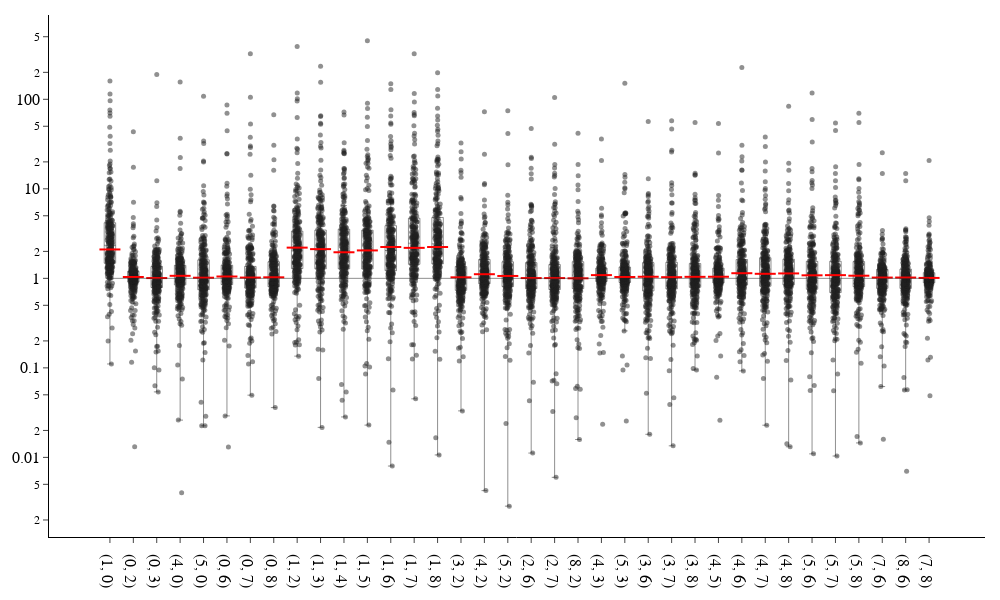

The cell this chart's notebook holds for it:
### Code cell
fig = BaseFigure()
medians_exp = []
xlabels_exp = []
BLACK = Color.Hex("212121")
SUBSAMPLE = 256
np.random.seed(42)
for k, v in pairs:
    k1, k2 = k
    ratios = np.array([b/a for a, b in v])
    median = np.median(ratios)
    if median < 1:
        ratios = 1/ratios
        k = (k2, k1)
        median = 1/median
    xlabels_exp.append(k)
    medians_exp.append(median)
    if SUBSAMPLE > 0 and len(ratios) > SUBSAMPLE:
        ratios = np.random.choice(ratios, size=SUBSAMPLE, replace=False)

    fig.add_trace(go.Box(
        y=ratios,
        marker=dict(
            size=5,
            color=BLACK.Fade(0.5).color_value,
        ),
        line=dict(
            width=0.5,
            color=BLACK.color_value,
        ),
        fillcolor = COLORS.TRANSPARENT,
        pointpos = 0,
        boxpoints='all',
        jitter=0.5,
        name=f"{k}",
        showlegend=False,
    ))

fig.add_trace(go.Scatter(
    x=[f"{k}" for k in xlabels_exp],
    y=[v for v in medians_exp],
    mode='markers',
    marker=dict(
        size=15,
        symbol="line-ew",
        line=dict(
            width=2,
            color=COLORS.RED,
        ),
        # color=BLACK.color_value,
    ),
    showlegend=False,
))

fig.add_trace(go.Scatter(
    x=[f"{k}" for k in xlabels_exp],
    y=[1 for _ in xlabels_exp],
    mode='lines',
    line=dict(
        width=1,
        color=BLACK.Fade(0.5).color_value,
    ),
    showlegend=False,
))
fig = ApplyTemplate(
    fig,
    axis={
        "1 1 y": dict(type="log")
    }
)
fig.show()

### Figure 1 — Plotly figure (JSON) as saved in the notebook; plotly's stock layout.template omitted (floating-point values rounded to 4 significant figures; data arrays with more than 128 entries replaced by an {"elided": "..."} marker saying what was removed)
{"data": [{"boxpoints": "all", "fillcolor": "rgba(0,0,0,0)", "jitter": 0.5, "line": {"color": "rgba(33.0000,33.0000,33.0000,1.0000)", "width": 0.5}, "marker": {"color": "rgba(33.0000,33.0000,33.0000,0.5000)", "size": 5}, "name": "(1, 0)", "pointpos": 0, "showlegend": false, "type": "box", "y": {"elided": "256 float values"}}, {"boxpoints": "all", "fillcolor": "rgba(0,0,0,0)", "jitter": 0.5, "line": {"color": "rgba(33.0000,33.0000,33.0000,1.0000)", "width": 0.5}, "marker": {"color": "rgba(33.0000,33.0000,33.0000,0.5000)", "size": 5}, "name": "(0, 2)", "pointpos": 0, "showlegend": false, "type": "box", "y": {"elided": "256 float values"}}, {"boxpoints": "all", "fillcolor": "rgba(0,0,0,0)", "jitter": 0.5, "line": {"color": "rgba(33.0000,33.0000,33.0000,1.0000)", "width": 0.5}, "marker": {"color": "rgba(33.0000,33.0000,33.0000,0.5000)", "size": 5}, "name": "(0, 3)", "pointpos": 0, "showlegend": false, "type": "box", "y": {"elided": "256 float values"}}, {"boxpoints": "all", "fillcolor": "rgba(0,0,0,0)", "jitter": 0.5, "line": {"color": "rgba(33.0000,33.0000,33.0000,1.0000)", "width": 0.5}, "marker": {"color": "rgba(33.0000,33.0000,33.0000,0.5000)", "size": 5}, "name": "(4, 0)", "pointpos": 0, "showlegend": false, "type": "box", "y": {"elided": "256 float values"}}, {"boxpoints": "all", "fillcolor": "rgba(0,0,0,0)", "jitter": 0.5, "line": {"color": "rgba(33.0000,33.0000,33.0000,1.0000)", "width": 0.5}, "marker": {"color": "rgba(33.0000,33.0000,33.0000,0.5000)", "size": 5}, "name": "(5, 0)", "pointpos": 0, "showlegend": false, "type": "box", "y": {"elided": "256 float values"}}, {"boxpoints": "all", "fillcolor": "rgba(0,0,0,0)", "jitter": 0.5, "line": {"color": "rgba(33.0000,33.0000,33.0000,1.0000)", "width": 0.5}, "marker": {"color": "rgba(33.0000,33.0000,33.0000,0.5000)", "size": 5}, "name": "(0, 6)", "pointpos": 0, "showlegend": false, "type": "box", "y": {"elided": "256 float values"}}, {"boxpoints": "all", "fillcolor": "rgba(0,0,0,0)", "jitter": 0.5, "line": {"color": "rgba(33.0000,33.0000,33.0000,1.0000)", "width": 0.5}, "marker": {"color": "rgba(33.0000,33.0000,33.0000,0.5000)", "size": 5}, "name": "(0, 7)", "pointpos": 0, "showlegend": false, "type": "box", "y": {"elided": "256 float values"}}, {"boxpoints": "all", "fillcolor": "rgba(0,0,0,0)", "jitter": 0.5, "line": {"color": "rgba(33.0000,33.0000,33.0000,1.0000)", "width": 0.5}, "marker": {"color": "rgba(33.0000,33.0000,33.0000,0.5000)", "size": 5}, "name": "(0, 8)", "pointpos": 0, "showlegend": false, "type": "box", "y": {"elided": "256 float values"}}, {"boxpoints": "all", "fillcolor": "rgba(0,0,0,0)", "jitter": 0.5, "line": {"color": "rgba(33.0000,33.0000,33.0000,1.0000)", "width": 0.5}, "marker": {"color": "rgba(33.0000,33.0000,33.0000,0.5000)", "size": 5}, "name": "(1, 2)", "pointpos": 0, "showlegend": false, "type": "box", "y": {"elided": "256 float values"}}, {"boxpoints": "all", "fillcolor": "rgba(0,0,0,0)", "jitter": 0.5, "line": {"color": "rgba(33.0000,33.0000,33.0000,1.0000)", "width": 0.5}, "marker": {"color": "rgba(33.0000,33.0000,33.0000,0.5000)", "size": 5}, "name": "(1, 3)", "pointpos": 0, "showlegend": false, "type": "box", "y": {"elided": "256 float values"}}, {"boxpoints": "all", "fillcolor": "rgba(0,0,0,0)", "jitter": 0.5, "line": {"color": "rgba(33.0000,33.0000,33.0000,1.0000)", "width": 0.5}, "marker": {"color": "rgba(33.0000,33.0000,33.0000,0.5000)", "size": 5}, "name": "(1, 4)", "pointpos": 0, "showlegend": false, "type": "box", "y": {"elided": "256 float values"}}, {"boxpoints": "all", "fillcolor": "rgba(0,0,0,0)", "jitter": 0.5, "line": {"color": "rgba(33.0000,33.0000,33.0000,1.0000)", "width": 0.5}, "marker": {"color": "rgba(33.0000,33.0000,33.0000,0.5000)", "size": 5}, "name": "(1, 5)", "pointpos": 0, "showlegend": false, "type": "box", "y": {"elided": "256 float values"}}, {"boxpoints": "all", "fillcolor": "rgba(0,0,0,0)", "jitter": 0.5, "line": {"color": "rgba(33.0000,33.0000,33.0000,1.0000)", "width": 0.5}, "marker": {"color": "rgba(33.0000,33.0000,33.0000,0.5000)", "size": 5}, "name": "(1, 6)", "pointpos": 0, "showlegend": false, "type": "box", "y": {"elided": "256 float values"}}, {"boxpoints": "all", "fillcolor": "rgba(0,0,0,0)", "jitter": 0.5, "line": {"color": "rgba(33.0000,33.0000,33.0000,1.0000)", "width": 0.5}, "marker": {"color": "rgba(33.0000,33.0000,33.0000,0.5000)", "size": 5}, "name": "(1, 7)", "pointpos": 0, "showlegend": false, "type": "box", "y": {"elided": "256 float values"}}, {"boxpoints": "all", "fillcolor": "rgba(0,0,0,0)", "jitter": 0.5, "line": {"color": "rgba(33.0000,33.0000,33.0000,1.0000)", "width": 0.5}, "marker": {"color": "rgba(33.0000,33.0000,33.0000,0.5000)", "size": 5}, "name": "(1, 8)", "pointpos": 0, "showlegend": false, "type": "box", "y": {"elided": "256 float values"}}, {"boxpoints": "all", "fillcolor": "rgba(0,0,0,0)", "jitter": 0.5, "line": {"color": "rgba(33.0000,33.0000,33.0000,1.0000)", "width": 0.5}, "marker": {"color": "rgba(33.0000,33.0000,33.0000,0.5000)", "size": 5}, "name": "(3, 2)", "pointpos": 0, "showlegend": false, "type": "box", "y": {"elided": "256 float values"}}, {"boxpoints": "all", "fillcolor": "rgba(0,0,0,0)", "jitter": 0.5, "line": {"color": "rgba(33.0000,33.0000,33.0000,1.0000)", "width": 0.5}, "marker": {"color": "rgba(33.0000,33.0000,33.0000,0.5000)", "size": 5}, "name": "(4, 2)", "pointpos": 0, "showlegend": false, "type": "box", "y": {"elided": "256 float values"}}, {"boxpoints": "all", "fillcolor": "rgba(0,0,0,0)", "jitter": 0.5, "line": {"color": "rgba(33.0000,33.0000,33.0000,1.0000)", "width": 0.5}, "marker": {"color": "rgba(33.0000,33.0000,33.0000,0.5000)", "size": 5}, "name": "(5, 2)", "pointpos": 0, "showlegend": false, "type": "box", "y": {"elided": "256 float values"}}, {"boxpoints": "all", "fillcolor": "rgba(0,0,0,0)", "jitter": 0.5, "line": {"color": "rgba(33.0000,33.0000,33.0000,1.0000)", "width": 0.5}, "marker": {"color": "rgba(33.0000,33.0000,33.0000,0.5000)", "size": 5}, "name": "(2, 6)", "pointpos": 0, "showlegend": false, "type": "box", "y": {"elided": "256 float values"}}, {"boxpoints": "all", "fillcolor": "rgba(0,0,0,0)", "jitter": 0.5, "line": {"color": "rgba(33.0000,33.0000,33.0000,1.0000)", "width": 0.5}, "marker": {"color": "rgba(33.0000,33.0000,33.0000,0.5000)", "size": 5}, "name": "(2, 7)", "pointpos": 0, "showlegend": false, "type": "box", "y": {"elided": "256 float values"}}, {"boxpoints": "all", "fillcolor": "rgba(0,0,0,0)", "jitter": 0.5, "line": {"color": "rgba(33.0000,33.0000,33.0000,1.0000)", "width": 0.5}, "marker": {"color": "rgba(33.0000,33.0000,33.0000,0.5000)", "size": 5}, "name": "(8, 2)", "pointpos": 0, "showlegend": false, "type": "box", "y": {"elided": "256 float values"}}, {"boxpoints": "all", "fillcolor": "rgba(0,0,0,0)", "jitter": 0.5, "line": {"color": "rgba(33.0000,33.0000,33.0000,1.0000)", "width": 0.5}, "marker": {"color": "rgba(33.0000,33.0000,33.0000,0.5000)", "size": 5}, "name": "(4, 3)", "pointpos": 0, "showlegend": false, "type": "box", "y": {"elided": "256 float values"}}, {"boxpoints": "all", "fillcolor": "rgba(0,0,0,0)", "jitter": 0.5, "line": {"color": "rgba(33.0000,33.0000,33.0000,1.0000)", "width": 0.5}, "marker": {"color": "rgba(33.0000,33.0000,33.0000,0.5000)", "size": 5}, "name": "(5, 3)", "pointpos": 0, "showlegend": false, "type": "box", "y": {"elided": "256 float values"}}, {"boxpoints": "all", "fillcolor": "rgba(0,0,0,0)", "jitter": 0.5, "line": {"color": "rgba(33.0000,33.0000,33.0000,1.0000)", "width": 0.5}, "marker": {"color": "rgba(33.0000,33.0000,33.0000,0.5000)", "size": 5}, "name": "(3, 6)", "pointpos": 0, "showlegend": false, "type": "box", "y": {"elided": "256 float values"}}, {"boxpoints": "all", "fillcolor": "rgba(0,0,0,0)", "jitter": 0.5, "line": {"color": "rgba(33.0000,33.0000,33.0000,1.0000)", "width": 0.5}, "marker": {"color": "rgba(33.0000,33.0000,33.0000,0.5000)", "size": 5}, "name": "(3, 7)", "pointpos": 0, "showlegend": false, "type": "box", "y": {"elided": "256 float values"}}, {"boxpoints": "all", "fillcolor": "rgba(0,0,0,0)", "jitter": 0.5, "line": {"color": "rgba(33.0000,33.0000,33.0000,1.0000)", "width": 0.5}, "marker": {"color": "rgba(33.0000,33.0000,33.0000,0.5000)", "size": 5}, "name": "(3, 8)", "pointpos": 0, "showlegend": false, "type": "box", "y": {"elided": "256 float values"}}, {"boxpoints": "all", "fillcolor": "rgba(0,0,0,0)", "jitter": 0.5, "line": {"color": "rgba(33.0000,33.0000,33.0000,1.0000)", "width": 0.5}, "marker": {"color": "rgba(33.0000,33.0000,33.0000,0.5000)", "size": 5}, "name": "(4, 5)", "pointpos": 0, "showlegend": false, "type": "box", "y": {"elided": "256 float values"}}, {"boxpoints": "all", "fillcolor": "rgba(0,0,0,0)", "jitter": 0.5, "line": {"color": "rgba(33.0000,33.0000,33.0000,1.0000)", "width": 0.5}, "marker": {"color": "rgba(33.0000,33.0000,33.0000,0.5000)", "size": 5}, "name": "(4, 6)", "pointpos": 0, "showlegend": false, "type": "box", "y": {"elided": "256 float values"}}, {"boxpoints": "all", "fillcolor": "rgba(0,0,0,0)", "jitter": 0.5, "line": {"color": "rgba(33.0000,33.0000,33.0000,1.0000)", "width": 0.5}, "marker": {"color": "rgba(33.0000,33.0000,33.0000,0.5000)", "size": 5}, "name": "(4, 7)", "pointpos": 0, "showlegend": false, "type": "box", "y": {"elided": "256 float values"}}, {"boxpoints": "all", "fillcolor": "rgba(0,0,0,0)", "jitter": 0.5, "line": {"color": "rgba(33.0000,33.0000,33.0000,1.0000)", "width": 0.5}, "marker": {"color": "rgba(33.0000,33.0000,33.0000,0.5000)", "size": 5}, "name": "(4, 8)", "pointpos": 0, "showlegend": false, "type": "box", "y": {"elided": "256 float values"}}, {"boxpoints": "all", "fillcolor": "rgba(0,0,0,0)", "jitter": 0.5, "line": {"color": "rgba(33.0000,33.0000,33.0000,1.0000)", "width": 0.5}, "marker": {"color": "rgba(33.0000,33.0000,33.0000,0.5000)", "size": 5}, "name": "(5, 6)", "pointpos": 0, "showlegend": false, "type": "box", "y": {"elided": "256 float values"}}, {"boxpoints": "all", "fillcolor": "rgba(0,0,0,0)", "jitter": 0.5, "line": {"color": "rgba(33.0000,33.0000,33.0000,1.0000)", "width": 0.5}, "marker": {"color": "rgba(33.0000,33.0000,33.0000,0.5000)", "size": 5}, "name": "(5, 7)", "pointpos": 0, "showlegend": false, "type": "box", "y": {"elided": "256 float values"}}, {"boxpoints": "all", "fillcolor": "rgba(0,0,0,0)", "jitter": 0.5, "line": {"color": "rgba(33.0000,33.0000,33.0000,1.0000)", "width": 0.5}, "marker": {"color": "rgba(33.0000,33.0000,33.0000,0.5000)", "size": 5}, "name": "(5, 8)", "pointpos": 0, "showlegend": false, "type": "box", "y": {"elided": "256 float values"}}, {"boxpoints": "all", "fillcolor": "rgba(0,0,0,0)", "jitter": 0.5, "line": {"color": "rgba(33.0000,33.0000,33.0000,1.0000)", "width": 0.5}, "marker": {"color": "rgba(33.0000,33.0000,33.0000,0.5000)", "size": 5}, "name": "(7, 6)", "pointpos": 0, "showlegend": false, "type": "box", "y": {"elided": "256 float values"}}, {"boxpoints": "all", "fillcolor": "rgba(0,0,0,0)", "jitter": 0.5, "line": {"color": "rgba(33.0000,33.0000,33.0000,1.0000)", "width": 0.5}, "marker": {"color": "rgba(33.0000,33.0000,33.0000,0.5000)", "size": 5}, "name": "(8, 6)", "pointpos": 0, "showlegend": false, "type": "box", "y": {"elided": "256 float values"}}, {"boxpoints": "all", "fillcolor": "rgba(0,0,0,0)", "jitter": 0.5, "line": {"color": "rgba(33.0000,33.0000,33.0000,1.0000)", "width": 0.5}, "marker": {"color": "rgba(33.0000,33.0000,33.0000,0.5000)", "size": 5}, "name": "(7, 8)", "pointpos": 0, "showlegend": false, "type": "box", "y": {"elided": "256 float values"}}, {"marker": {"line": {"color": "#FF0000", "width": 2}, "size": 15, "symbol": "line-ew"}, "mode": "markers", "showlegend": false, "type": "scatter", "x": ["(1, 0)", "(0, 2)", "(0, 3)", "(4, 0)", "(5, 0)", "(0, 6)", "(0, 7)", "(0, 8)", "(1, 2)", "(1, 3)", "(1, 4)", "(1, 5)", "(1, 6)", "(1, 7)", "(1, 8)", "(3, 2)", "(4, 2)", "(5, 2)", "(2, 6)", "(2, 7)", "(8, 2)", "(4, 3)", "(5, 3)", "(3, 6)", "(3, 7)", "(3, 8)", "(4, 5)", "(4, 6)", "(4, 7)", "(4, 8)", "(5, 6)", "(5, 7)", "(5, 8)", "(7, 6)", "(8, 6)", "(7, 8)"], "y": [2.102, 1.036, 1.007, 1.067, 1.017, 1.048, 1.02, 1.027, 2.204, 2.121, 1.956, 2.05, 2.24, 2.19, 2.238, 1.027, 1.112, 1.063, 1.007, 1.007, 1.001, 1.087, 1.036, 1.042, 1.031, 1.04, 1.042, 1.141, 1.124, 1.135, 1.081, 1.086, 1.07, 1.02, 1.021, 1.011]}, {"line": {"color": "rgba(33.0000,33.0000,33.0000,0.5000)", "width": 1}, "mode": "lines", "showlegend": false, "type": "scatter", "x": ["(1, 0)", "(0, 2)", "(0, 3)", "(4, 0)", "(5, 0)", "(0, 6)", "(0, 7)", "(0, 8)", "(1, 2)", "(1, 3)", "(1, 4)", "(1, 5)", "(1, 6)", "(1, 7)", "(1, 8)", "(3, 2)", "(4, 2)", "(5, 2)", "(2, 6)", "(2, 7)", "(8, 2)", "(4, 3)", "(5, 3)", "(3, 6)", "(3, 7)", "(3, 8)", "(4, 5)", "(4, 6)", "(4, 7)", "(4, 8)", "(5, 6)", "(5, 7)", "(5, 8)", "(7, 6)", "(8, 6)", "(7, 8)"], "y": [1, 1, 1, 1, 1, 1, 1, 1, 1, 1, 1, 1, 1, 1, 1, 1, 1, 1, 1, 1, 1, 1, 1, 1, 1, 1, 1, 1, 1, 1, 1, 1, 1, 1, 1, 1]}], "layout": {"font": {"color": "black", "family": "Arial", "size": 16}, "height": 600, "legend": {"font": {"size": 12}}, "margin": {"b": 15, "l": 15, "pad": 5, "r": 15, "t": 15}, "paper_bgcolor": "white", "plot_bgcolor": "white", "width": 1000, "xaxis": {"anchor": "y", "domain": [0, 1], "gridcolor": "rgba(0, 0, 0, 0.15)", "linecolor": "black", "linewidth": 1, "showgrid": false, "showticklabels": true, "ticks": "outside", "zerolinecolor": "rgba(0,0,0,0)", "zerolinewidth": 1}, "yaxis": {"anchor": "x", "domain": [0, 1], "gridcolor": "rgba(0, 0, 0, 0.15)", "linecolor": "black", "linewidth": 1, "showgrid": false, "showticklabels": true, "ticks": "outside", "type": "log", "zerolinecolor": "rgba(0,0,0,0)", "zerolinewidth": 1}}}
